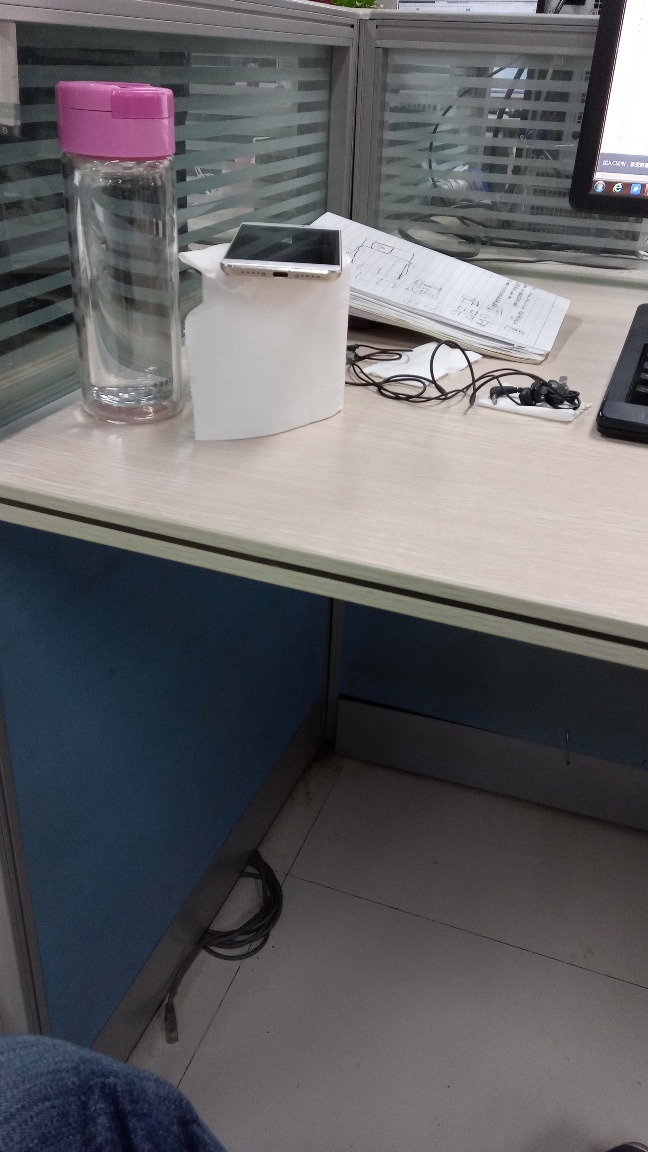
//> input picture cplusplus/basis/cv_dft/1.jpg, 648 x 1152 px
$ ./main_dft   (built with g++ and OpenCV 4)
//> lines starting //> are read from the running program, lines starting //| are printed output that depends on the picture
/*
 **************************************************************************************
 *       Filename:  main_dft.cpp
 *    Description:   source file
 *
 *        Version:  1.0
 *        Created:  2018-03-27 14:15:17
 *
 *       Revision:  initial draft;
 **************************************************************************************
 */

#include"opencv2/core/core.hpp"
#include"opencv2/imgproc/imgproc.hpp"
#include"opencv2/highgui/highgui.hpp"

#include<iostream>

using namespace cv;
using namespace std;

static void help()
{
        cout << endl
               <<  "This program demonstrated the use ofthe discrete Fourier transform (DFT). " << endl
               <<  "The dft of an image is taken and it'spower spectrum is displayed."         << endl
               <<  "Usage:"                                                                     << endl
               <<  " [image_name -- default lena.jpg]"                       <<endl << endl;
}

int main(int argc,char ** argv)
{
        help();

        const char* filename =  "1.jpg";

        Mat I = imread(filename,CV_LOAD_IMAGE_GRAYSCALE);
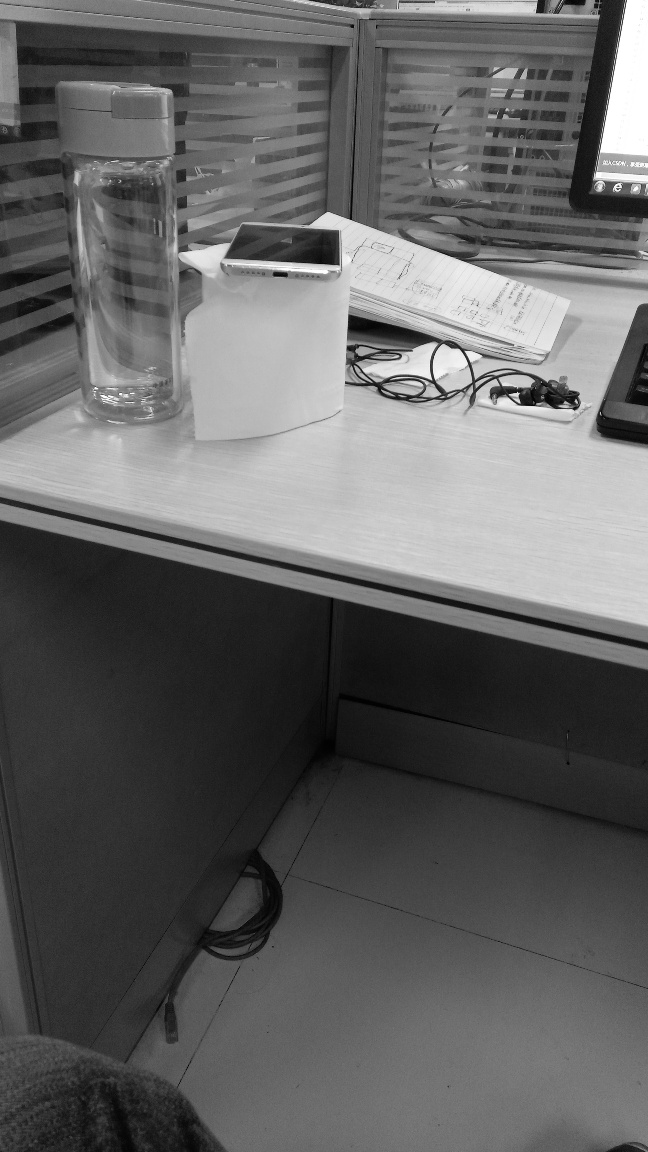
//> I: 1152 rows x 648 cols, CV_8UC1; min 0, max 255, mean 99
        if( I.empty())
               return -1;

        Mat padded;                            //expand inputimage to optimal size
        int m = getOptimalDFTSize( I.rows );
//> m = 1152
        int n = getOptimalDFTSize( I.cols ); //on the border add zero values
//> n = 648
        copyMakeBorder(I, padded, 0, m - I.rows,0, n - I.cols, BORDER_CONSTANT, Scalar::all(0));

        Mat planes[] ={Mat_<float>(padded), Mat::zeros(padded.size(), CV_32F)};
//> planes[1]: 1152 rows x 648 cols, CV_32FC1; every value is 0
        Mat complexI;
        merge(planes, 2, complexI);         // Add to the expanded another planewith zeros

        dft(complexI, complexI);            // this way the result may fit inthe source matrix

        // compute the magnitude and switch tologarithmic scale
        // => log(1 + sqrt(Re(DFT(I))^2 +Im(DFT(I))^2))
        split(complexI, planes);                   // planes[0] = Re(DFT(I),planes[1] = Im(DFT(I))
        magnitude(planes[0], planes[1], planes[0]);//planes[0] = magnitude
        Mat magI = planes[0];

        magI += Scalar::all(1);                    // switch to logarithmicscale
        log(magI, magI);

        // crop the spectrum, if it has an oddnumber of rows or columns
        magI = magI(Rect(0, 0, magI.cols & -2,magI.rows & -2));

        // rearrange the quadrants of Fourierimage  so that the origin is at the imagecenter
        int cx = magI.cols/2;
//> cx = 324
        int cy = magI.rows/2;
//> cy = 576

        Mat q0(magI, Rect(0, 0, cx, cy));   // Top-Left - Create a ROI per quadrant
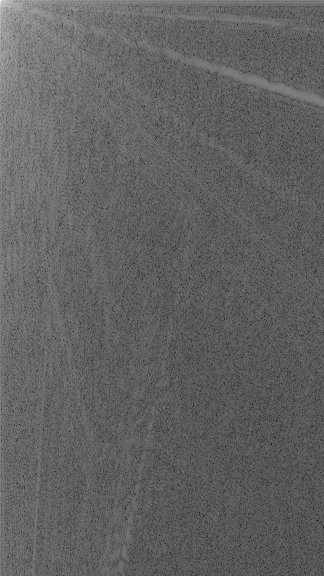
//> q0: 576 rows x 324 cols, CV_32FC1; min 2.22, max 18.12, mean 8.33; drawn with min black and max white
        Mat q1(magI, Rect(cx, 0, cx, cy));  // Top-Right
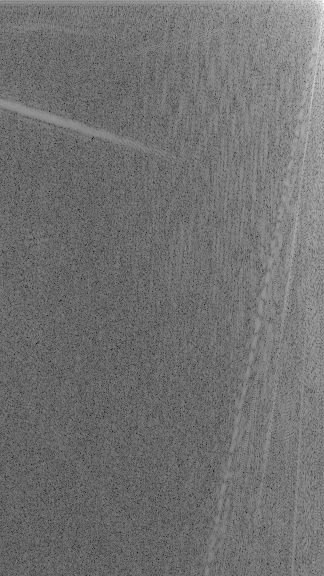
//> q1: 576 rows x 324 cols, CV_32FC1; min 2.37, max 15.77, mean 8.34; drawn with min black and max white
        Mat q2(magI, Rect(0, cy, cx, cy));  // Bottom-Left
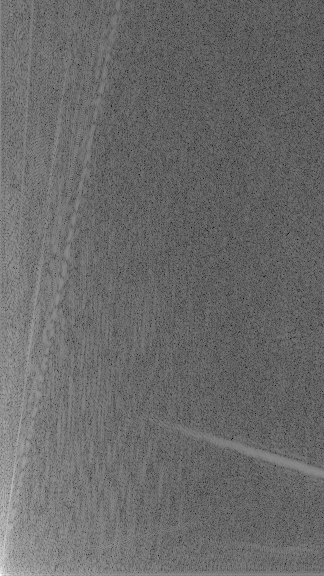
//> q2: 576 rows x 324 cols, CV_32FC1; min 2.37, max 16.72, mean 8.34; drawn with min black and max white
        Mat q3(magI, Rect(cx, cy, cx, cy)); //Bottom-Right
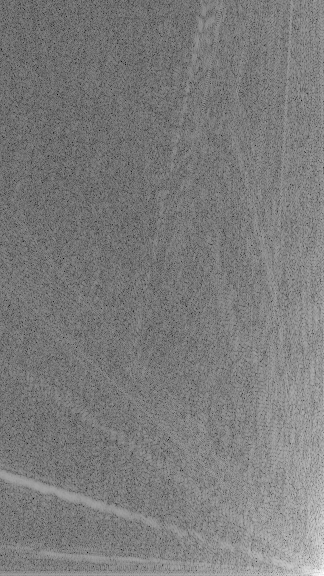
//> q3: 576 rows x 324 cols, CV_32FC1; min 2.22, max 14.75, mean 8.32; drawn with min black and max white

        Mat tmp;                           // swap quadrants(Top-Left with Bottom-Right)
        q0.copyTo(tmp);
        q3.copyTo(q0);
        tmp.copyTo(q3);

        q1.copyTo(tmp);                    // swap quadrant (Top-Rightwith Bottom-Left)
        q2.copyTo(q1);
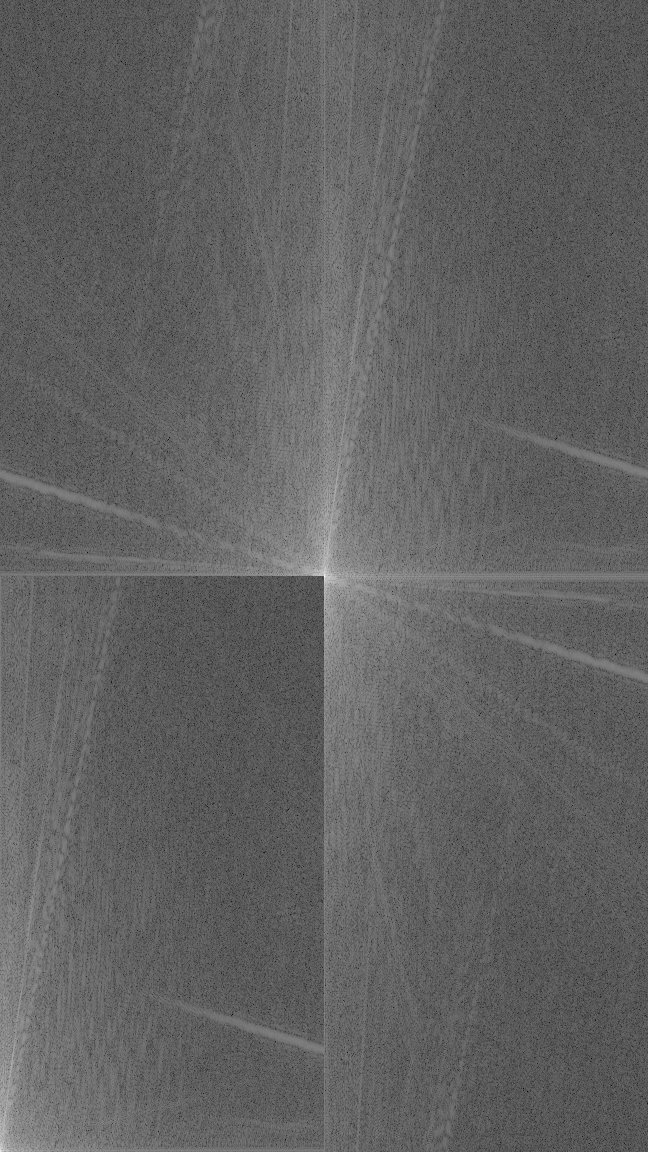
//> magI: 1152 rows x 648 cols, CV_32FC1; min 2.22, max 18.12, mean 8.33; drawn with min black and max white
        tmp.copyTo(q2);
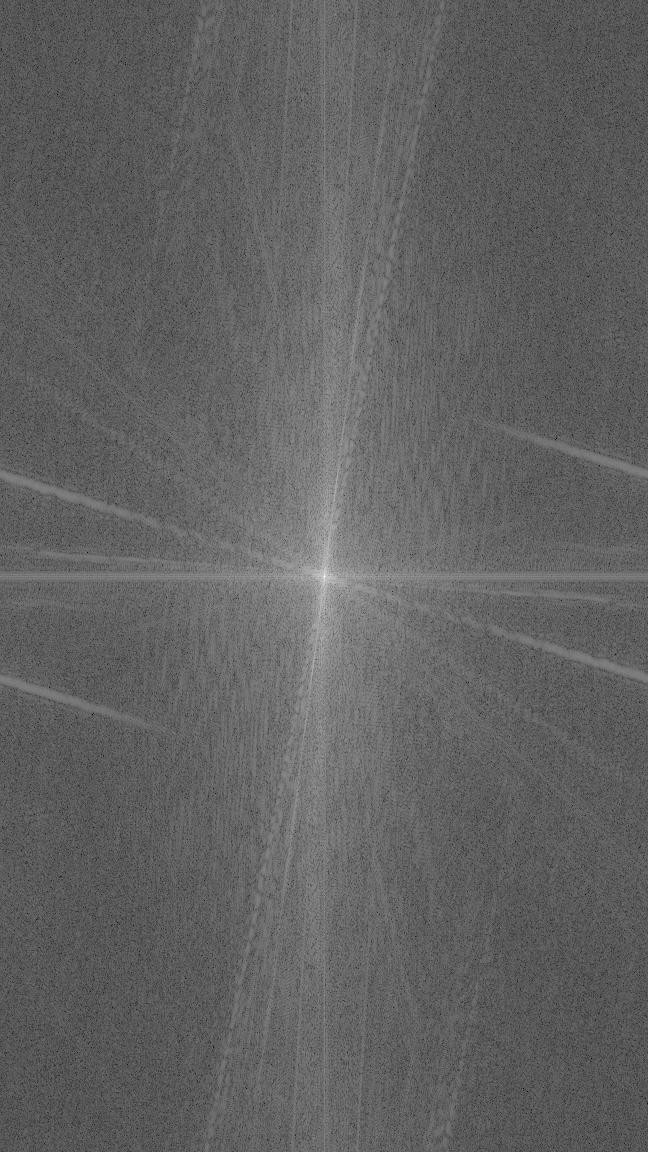
//> magI: 1152 rows x 648 cols, CV_32FC1; min 2.22, max 18.12, mean 8.33; drawn with min black and max white

        normalize(magI, magI, 0, 1, CV_MINMAX);// Transform the matrix with float values into a
        // viewable image form (float betweenvalues 0 and 1).

        imshow("Input Image"       , I  );    // Show the result
        imshow("spectrum magnitude", magI);
        moveWindow("spectrum magnitude", I.rows, 0);
        waitKey();

        return 0;
}


/********************************** END **********************************************/
